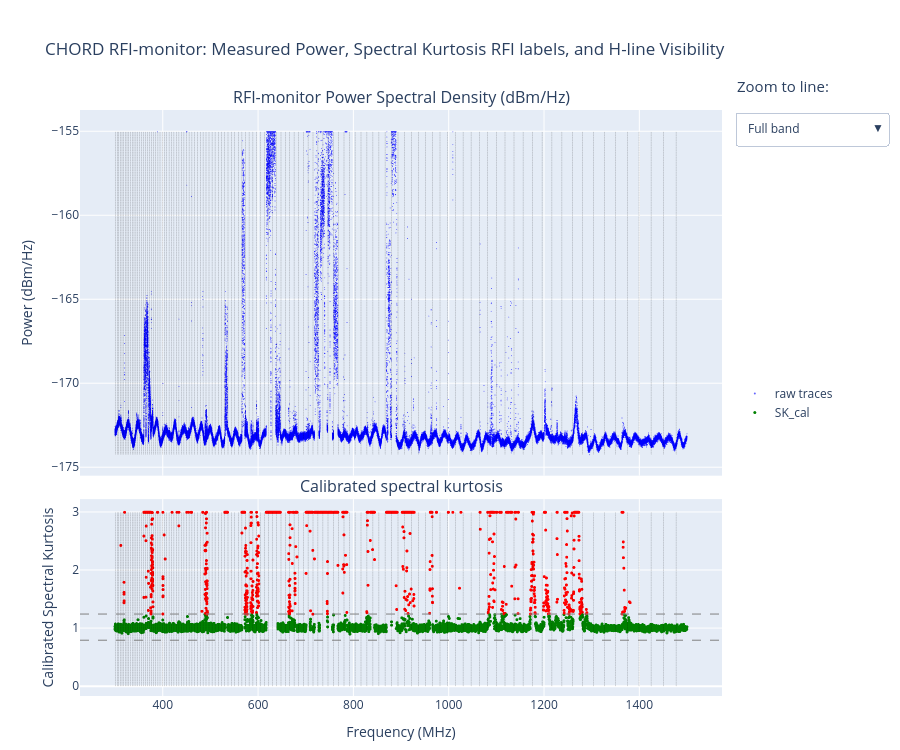

The code cell stored with this chart in its notebook:
### Code cell
import numpy as np

import plotly.graph_objects as go
from plotly.subplots import make_subplots

freq = traces["Frequency (MHz)"].to_numpy()
trace_cols = [c for c in traces.columns if c.startswith("trace_")]
SK = np.clip(traces["SK_cal"], 0, 3)

is_clean = traces["combined_clean"] == 1
# Per-point "clean"/"RFI" label, fed to hovertemplate via customdata.
status = np.where(is_clean, "clean", "RFI")

# Two stacked panes that share the x-axis: zoom/pan on either one drives both.
fig = make_subplots(
    rows=2, cols=1,
    shared_xaxes=True,          # linked frequency axis -> synchronised zoom
    vertical_spacing=0.04,
    row_heights=[0.65, 0.35],
    subplot_titles=("RFI-monitor Power Spectral Density (dBm/Hz)", "Calibrated spectral kurtosis"),
)

# --- top pane: all raw traces in ONE trace (NaN-separated) for speed ---
# 10 separate traces -> 1: far less per-trace overhead in WebGL.
raw = np.clip(traces[trace_cols].to_numpy(), None, -155)   # (N, 10), peaks clipped
nan = np.array([np.nan])
sep_obj = np.array([""], dtype=object)
xs = np.concatenate([np.concatenate([freq, nan]) for _ in trace_cols])
ys = np.concatenate([np.concatenate([raw[:, j], nan]) for j in range(len(trace_cols))])
cd = np.concatenate([np.concatenate([status, sep_obj]) for _ in trace_cols])

fig.add_trace(
    go.Scattergl(
        x=xs, y=ys, mode="markers", name="raw traces",
        marker=dict(size=1, color="blue"), opacity=0.6,
        customdata=cd,
        hovertemplate="Frequency: %{x:.3f} MHz<br>"
                      "Power: %{y:.2f} dBm/Hz<br>"
                      "Status: %{customdata}<extra></extra>",
    ),
    row=1, col=1,
)

# --- bottom pane: calibrated SK in ONE trace, coloured per-point ---
# marker.color takes a per-point array; customdata packs [true SK, status label]
# (object dtype keeps SK numeric so %{...:.3f} formats and the label stays text).
sk_colors = np.where(is_clean, "green", "red")
sk_customdata = np.empty((len(traces), 2), dtype=object)
sk_customdata[:, 0] = traces["SK_cal"].to_numpy()   # unclipped SK value
sk_customdata[:, 1] = status                        # "clean" / "RFI"

fig.add_trace(
    go.Scattergl(
        x=freq, y=SK, mode="markers", name="SK_cal",
        marker=dict(size=3, color=sk_colors),
        customdata=sk_customdata,
        hovertemplate="Frequency: %{x:.3f} MHz<br>"
                      "SK: %{customdata[0]:.3f}<br>"
                      "Status: %{customdata[1]}<extra></extra>",
    ),
    row=2, col=1,
)
fig.add_hline(y=rfi_params["rfi_thresholds"]["SK_low"], line=dict(color="gray", dash="dash", width=1), row=2, col=1)
fig.add_hline(y=rfi_params["rfi_thresholds"]["SK_high"], line=dict(color="gray", dash="dash", width=1), row=2, col=1)

# --- H-line markers as ONE line trace per pane (NaN-separated), not 232 shapes ---
# Layout shapes re-render on every zoom/pan; trace data lives in WebGL and doesn't.
hlf = h_lines["Frequency (MHz)"].to_numpy()
top_lo, top_hi = np.nanmin(raw), -155         # y-extent of the raw pane
vx = np.repeat(hlf, 3)
vline_kw = dict(mode="lines", line=dict(color="black", dash="dash", width=0.5),
                opacity=0.3, hoverinfo="skip", showlegend=False, name="H lines")
fig.add_trace(go.Scattergl(x=vx, y=np.tile([top_lo, top_hi, np.nan], len(hlf)), **vline_kw),
              row=1, col=1)
fig.add_trace(go.Scattergl(x=vx, y=np.tile([0, 3, np.nan], len(hlf)), **vline_kw),
              row=2, col=1)

fig.update_yaxes(title_text="Power (dBm/Hz)", row=1, col=1)
fig.update_yaxes(title_text="Calibrated Spectral Kurtosis", row=2, col=1)
fig.update_xaxes(title_text="Frequency (MHz)", row=2, col=1)

# --- dropdown: pick an H line and zoom the shared x-axis to it ---
WINDOW_MHZ = 2.0   # half-width of the zoom window around the selected line
hl = h_lines.sort_values("Frequency (MHz)", ascending=False)

def zoom_args(lo, hi):
    # both x-axes are shared, but set each so the relayout is unambiguous
    return [{"xaxis.range": [lo, hi], "xaxis2.range": [lo, hi]}]

band_lo = rfi_params["band"]["chord_min_mhz"]
band_hi = rfi_params["band"]["chord_max_mhz"]
buttons = [dict(label="Full band", method="relayout",
                args=zoom_args(band_lo, band_hi))]
for _, r in hl.iterrows():
    f0 = r["Frequency (MHz)"]
    line_status = "clean" if r["clean"] else "RFI"
    buttons.append(dict(
        label=f'{f0:.2f} MHz ({line_status})',
        method="relayout",
        args=zoom_args(f0 - WINDOW_MHZ, f0 + WINDOW_MHZ),
    ))

fig.update_layout(
    height=750,
    title="CHORD RFI-monitor: Measured Power, Spectral Kurtosis RFI labels, and H-line Visibility",
    hovermode="x unified",
    legend=dict(orientation="v", x=1.02, xanchor="left", y=0.5),
    margin=dict(t=110, b=50, r=140),
    updatemenus=[dict(
        buttons=buttons,
        direction="down",
        showactive=True,
        x=1.02, xanchor="left", y=1.0, yanchor="top",
        pad=dict(t=2, b=2),
    )],
    annotations=list(fig.layout.annotations) + [dict(
        text="Zoom to line:", x=1.02, xref="paper", xanchor="left",
        y=1.02, yref="paper", yanchor="bottom", showarrow=False,
        font=dict(size=15),
    )],
)

# Drag = box-zoom (both panes zoom together on x). Use the modebar for pan,
# double-click to reset, or pick a line from the dropdown to zoom to it.
fig.show()

### Figure 1 — Plotly figure (JSON) as saved in the notebook; plotly's stock layout.template omitted (floating-point values rounded to 4 significant figures; data arrays with more than 128 entries replaced by an {"elided": "..."} marker saying what was removed)
{"data": [{"customdata": {"elided": "96520 str values"}, "hovertemplate": "Frequency: %{x:.3f} MHz<br>Power: %{y:.2f} dBm/Hz<br>Status: %{customdata}<extra></extra>", "marker": {"color": "blue", "size": 1}, "mode": "markers", "name": "raw traces", "opacity": 0.6, "type": "scattergl", "x": {"elided": "96520 float values"}, "xaxis": "x", "y": {"elided": "96520 float values"}, "yaxis": "y"}, {"customdata": {"elided": "9651x2 mixed values"}, "hovertemplate": "Frequency: %{x:.3f} MHz<br>SK: %{customdata[0]:.3f}<br>Status: %{customdata[1]}<extra></extra>", "marker": {"color": {"elided": "9651 str values"}, "size": 3}, "mode": "markers", "name": "SK_cal", "type": "scattergl", "x": {"elided": "9651 float values"}, "xaxis": "x2", "y": {"elided": "9651 float values"}, "yaxis": "y2"}, {"hoverinfo": "skip", "line": {"color": "black", "dash": "dash", "width": 0.5}, "mode": "lines", "name": "H lines", "opacity": 0.3, "showlegend": false, "type": "scattergl", "x": {"elided": "348 float values"}, "xaxis": "x", "y": {"elided": "348 float values"}, "yaxis": "y"}, {"hoverinfo": "skip", "line": {"color": "black", "dash": "dash", "width": 0.5}, "mode": "lines", "name": "H lines", "opacity": 0.3, "showlegend": false, "type": "scattergl", "x": {"elided": "348 float values"}, "xaxis": "x2", "y": {"elided": "348 float values"}, "yaxis": "y2"}], "layout": {"annotations": [{"font": {"size": 16}, "showarrow": false, "text": "RFI-monitor Power Spectral Density (dBm/Hz)", "x": 0.5, "xanchor": "center", "xref": "paper", "y": 1, "yanchor": "bottom", "yref": "paper"}, {"font": {"size": 16}, "showarrow": false, "text": "Calibrated spectral kurtosis", "x": 0.5, "xanchor": "center", "xref": "paper", "y": 0.336, "yanchor": "bottom", "yref": "paper"}, {"font": {"size": 15}, "showarrow": false, "text": "Zoom to line:", "x": 1.02, "xanchor": "left", "xref": "paper", "y": 1.02, "yanchor": "bottom", "yref": "paper"}], "height": 750, "hovermode": "x unified", "legend": {"orientation": "v", "x": 1.02, "xanchor": "left", "y": 0.5}, "margin": {"b": 50, "r": 140, "t": 110}, "shapes": [{"line": {"color": "gray", "dash": "dash", "width": 1}, "type": "line", "x0": 0, "x1": 1, "xref": "x2 domain", "y0": 0.7913, "y1": 0.7913, "yref": "y2"}, {"line": {"color": "gray", "dash": "dash", "width": 1}, "type": "line", "x0": 0, "x1": 1, "xref": "x2 domain", "y0": 1.242, "y1": 1.242, "yref": "y2"}], "title": {"text": "CHORD RFI-monitor: Measured Power, Spectral Kurtosis RFI labels, and H-line Visibility"}, "updatemenus": [{"buttons": [{"args": [{"xaxis.range": [300, 1500], "xaxis2.range": [300, 1500]}], "label": "Full band", "method": "relayout"}, {"args": [{"xaxis.range": [1475.0, 1479.0], "xaxis2.range": [1475.0, 1479.0]}], "label": "1477.34 MHz (clean)", "method": "relayout"}, {"args": [{"xaxis.range": [1449.0, 1453.0], "xaxis2.range": [1449.0, 1453.0]}], "label": "1450.72 MHz (clean)", "method": "relayout"}, {"args": [{"xaxis.range": [1423.0, 1427.0], "xaxis2.range": [1423.0, 1427.0]}], "label": "1424.73 MHz (clean)", "method": "relayout"}, {"args": [{"xaxis.range": [1397.0, 1401.0], "xaxis2.range": [1397.0, 1401.0]}], "label": "1399.37 MHz (clean)", "method": "relayout"}, {"args": [{"xaxis.range": [1373.0, 1377.0], "xaxis2.range": [1373.0, 1377.0]}], "label": "1374.60 MHz (clean)", "method": "relayout"}, {"args": [{"xaxis.range": [1348.0, 1352.0], "xaxis2.range": [1348.0, 1352.0]}], "label": "1350.41 MHz (clean)", "method": "relayout"}, {"args": [{"xaxis.range": [1325.0, 1329.0], "xaxis2.range": [1325.0, 1329.0]}], "label": "1326.79 MHz (clean)", "method": "relayout"}, {"args": [{"xaxis.range": [1302.0, 1306.0], "xaxis2.range": [1302.0, 1306.0]}], "label": "1303.72 MHz (clean)", "method": "relayout"}, {"args": [{"xaxis.range": [1279.0, 1283.0], "xaxis2.range": [1279.0, 1283.0]}], "label": "1281.18 MHz (RFI)", "method": "relayout"}, {"args": [{"xaxis.range": [1257.0, 1261.0], "xaxis2.range": [1257.0, 1261.0]}], "label": "1259.15 MHz (RFI)", "method": "relayout"}, {"args": [{"xaxis.range": [1236.0, 1240.0], "xaxis2.range": [1236.0, 1240.0]}], "label": "1237.63 MHz (clean)", "method": "relayout"}, {"args": [{"xaxis.range": [1215.0, 1219.0], "xaxis2.range": [1215.0, 1219.0]}], "label": "1216.59 MHz (clean)", "method": "relayout"}, {"args": [{"xaxis.range": [1194.0, 1198.0], "xaxis2.range": [1194.0, 1198.0]}], "label": "1196.03 MHz (clean)", "method": "relayout"}, {"args": [{"xaxis.range": [1174.0, 1178.0], "xaxis2.range": [1174.0, 1178.0]}], "label": "1175.93 MHz (RFI)", "method": "relayout"}, {"args": [{"xaxis.range": [1154.0, 1158.0], "xaxis2.range": [1154.0, 1158.0]}], "label": "1156.27 MHz (clean)", "method": "relayout"}, {"args": [{"xaxis.range": [1135.0, 1139.0], "xaxis2.range": [1135.0, 1139.0]}], "label": "1137.06 MHz (clean)", "method": "relayout"}, {"args": [{"xaxis.range": [1116.0, 1120.0], "xaxis2.range": [1116.0, 1120.0]}], "label": "1118.26 MHz (RFI)", "method": "relayout"}, {"args": [{"xaxis.range": [1098.0, 1102.0], "xaxis2.range": [1098.0, 1102.0]}], "label": "1099.88 MHz (clean)", "method": "relayout"}, {"args": [{"xaxis.range": [1080.0, 1084.0], "xaxis2.range": [1080.0, 1084.0]}], "label": "1081.90 MHz (RFI)", "method": "relayout"}, {"args": [{"xaxis.range": [1062.0, 1066.0], "xaxis2.range": [1062.0, 1066.0]}], "label": "1064.31 MHz (clean)", "method": "relayout"}, {"args": [{"xaxis.range": [1045.0, 1049.0], "xaxis2.range": [1045.0, 1049.0]}], "label": "1047.09 MHz (clean)", "method": "relayout"}, {"args": [{"xaxis.range": [1028.0, 1032.0], "xaxis2.range": [1028.0, 1032.0]}], "label": "1030.25 MHz (clean)", "method": "relayout"}, {"args": [{"xaxis.range": [1012.0, 1016.0], "xaxis2.range": [1012.0, 1016.0]}], "label": "1013.77 MHz (clean)", "method": "relayout"}, {"args": [{"xaxis.range": [995.6, 999.6], "xaxis2.range": [995.6, 999.6]}], "label": "997.63 MHz (clean)", "method": "relayout"}, {"args": [{"xaxis.range": [979.8, 983.8], "xaxis2.range": [979.8, 983.8]}], "label": "981.84 MHz (clean)", "method": "relayout"}, {"args": [{"xaxis.range": [964.4, 968.4], "xaxis2.range": [964.4, 968.4]}], "label": "966.38 MHz (RFI)", "method": "relayout"}, {"args": [{"xaxis.range": [949.2, 953.2], "xaxis2.range": [949.2, 953.2]}], "label": "951.24 MHz (clean)", "method": "relayout"}, {"args": [{"xaxis.range": [934.4, 938.4], "xaxis2.range": [934.4, 938.4]}], "label": "936.41 MHz (clean)", "method": "relayout"}, {"args": [{"xaxis.range": [919.9, 923.9], "xaxis2.range": [919.9, 923.9]}], "label": "921.90 MHz (RFI)", "method": "relayout"}, {"args": [{"xaxis.range": [905.7, 909.7], "xaxis2.range": [905.7, 909.7]}], "label": "907.68 MHz (RFI)", "method": "relayout"}, {"args": [{"xaxis.range": [891.7, 895.7], "xaxis2.range": [891.7, 895.7]}], "label": "893.75 MHz (clean)", "method": "relayout"}, {"args": [{"xaxis.range": [878.1, 882.1], "xaxis2.range": [878.1, 882.1]}], "label": "880.10 MHz (RFI)", "method": "relayout"}, {"args": [{"xaxis.range": [864.7, 868.7], "xaxis2.range": [864.7, 868.7]}], "label": "866.74 MHz (clean)", "method": "relayout"}, {"args": [{"xaxis.range": [851.6, 855.6], "xaxis2.range": [851.6, 855.6]}], "label": "853.64 MHz (clean)", "method": "relayout"}, {"args": [{"xaxis.range": [838.8, 842.8], "xaxis2.range": [838.8, 842.8]}], "label": "840.80 MHz (RFI)", "method": "relayout"}, {"args": [{"xaxis.range": [826.2, 830.2], "xaxis2.range": [826.2, 830.2]}], "label": "828.22 MHz (RFI)", "method": "relayout"}, {"args": [{"xaxis.range": [813.9, 817.9], "xaxis2.range": [813.9, 817.9]}], "label": "815.89 MHz (clean)", "method": "relayout"}, {"args": [{"xaxis.range": [801.8, 805.8], "xaxis2.range": [801.8, 805.8]}], "label": "803.80 MHz (clean)", "method": "relayout"}, {"args": [{"xaxis.range": [790.0, 794.0], "xaxis2.range": [790.0, 794.0]}], "label": "791.95 MHz (clean)", "method": "relayout"}, {"args": [{"xaxis.range": [778.3, 782.3], "xaxis2.range": [778.3, 782.3]}], "label": "780.33 MHz (RFI)", "method": "relayout"}, {"args": [{"xaxis.range": [766.9, 770.9], "xaxis2.range": [766.9, 770.9]}], "label": "768.94 MHz (clean)", "method": "relayout"}, {"args": [{"xaxis.range": [755.8, 759.8], "xaxis2.range": [755.8, 759.8]}], "label": "757.77 MHz (clean)", "method": "relayout"}, {"args": [{"xaxis.range": [744.8, 748.8], "xaxis2.range": [744.8, 748.8]}], "label": "746.82 MHz (RFI)", "method": "relayout"}, {"args": [{"xaxis.range": [734.1, 738.1], "xaxis2.range": [734.1, 738.1]}], "label": "736.07 MHz (RFI)", "method": "relayout"}, {"args": [{"xaxis.range": [723.5, 727.5], "xaxis2.range": [723.5, 727.5]}], "label": "725.53 MHz (RFI)", "method": "relayout"}, {"args": [{"xaxis.range": [713.2, 717.2], "xaxis2.range": [713.2, 717.2]}], "label": "715.19 MHz (RFI)", "method": "relayout"}, {"args": [{"xaxis.range": [703.0, 707.0], "xaxis2.range": [703.0, 707.0]}], "label": "705.05 MHz (RFI)", "method": "relayout"}, {"args": [{"xaxis.range": [693.1, 697.1], "xaxis2.range": [693.1, 697.1]}], "label": "695.09 MHz (clean)", "method": "relayout"}, {"args": [{"xaxis.range": [683.3, 687.3], "xaxis2.range": [683.3, 687.3]}], "label": "685.33 MHz (clean)", "method": "relayout"}, {"args": [{"xaxis.range": [673.7, 677.7], "xaxis2.range": [673.7, 677.7]}], "label": "675.74 MHz (clean)", "method": "relayout"}, {"args": [{"xaxis.range": [664.3, 668.3], "xaxis2.range": [664.3, 668.3]}], "label": "666.33 MHz (RFI)", "method": "relayout"}, {"args": [{"xaxis.range": [655.1, 659.1], "xaxis2.range": [655.1, 659.1]}], "label": "657.10 MHz (clean)", "method": "relayout"}, {"args": [{"xaxis.range": [646.0, 650.0], "xaxis2.range": [646.0, 650.0]}], "label": "648.04 MHz (clean)", "method": "relayout"}, {"args": [{"xaxis.range": [637.1, 641.1], "xaxis2.range": [637.1, 641.1]}], "label": "639.14 MHz (RFI)", "method": "relayout"}, {"args": [{"xaxis.range": [628.4, 632.4], "xaxis2.range": [628.4, 632.4]}], "label": "630.40 MHz (RFI)", "method": "relayout"}, {"args": [{"xaxis.range": [619.8, 623.8], "xaxis2.range": [619.8, 623.8]}], "label": "621.83 MHz (RFI)", "method": "relayout"}, {"args": [{"xaxis.range": [611.4, 615.4], "xaxis2.range": [611.4, 615.4]}], "label": "613.41 MHz (clean)", "method": "relayout"}, {"args": [{"xaxis.range": [603.1, 607.1], "xaxis2.range": [603.1, 607.1]}], "label": "605.13 MHz (clean)", "method": "relayout"}, {"args": [{"xaxis.range": [595.0, 599.0], "xaxis2.range": [595.0, 599.0]}], "label": "597.01 MHz (RFI)", "method": "relayout"}, {"args": [{"xaxis.range": [587.0, 591.0], "xaxis2.range": [587.0, 591.0]}], "label": "589.03 MHz (RFI)", "method": "relayout"}, {"args": [{"xaxis.range": [579.2, 583.2], "xaxis2.range": [579.2, 583.2]}], "label": "581.20 MHz (clean)", "method": "relayout"}, {"args": [{"xaxis.range": [571.5, 575.5], "xaxis2.range": [571.5, 575.5]}], "label": "573.50 MHz (RFI)", "method": "relayout"}, {"args": [{"xaxis.range": [563.9, 567.9], "xaxis2.range": [563.9, 567.9]}], "label": "565.94 MHz (RFI)", "method": "relayout"}, {"args": [{"xaxis.range": [556.5, 560.5], "xaxis2.range": [556.5, 560.5]}], "label": "558.51 MHz (clean)", "method": "relayout"}, {"args": [{"xaxis.range": [549.2, 553.2], "xaxis2.range": [549.2, 553.2]}], "label": "551.21 MHz (clean)", "method": "relayout"}, {"args": [{"xaxis.range": [542.0, 546.0], "xaxis2.range": [542.0, 546.0]}], "label": "544.03 MHz (clean)", "method": "relayout"}, {"args": [{"xaxis.range": [535.0, 539.0], "xaxis2.range": [535.0, 539.0]}], "label": "536.98 MHz (clean)", "method": "relayout"}, {"args": [{"xaxis.range": [528.1, 532.1], "xaxis2.range": [528.1, 532.1]}], "label": "530.05 MHz (RFI)", "method": "relayout"}, {"args": [{"xaxis.range": [521.2, 525.2], "xaxis2.range": [521.2, 525.2]}], "label": "523.24 MHz (clean)", "method": "relayout"}, {"args": [{"xaxis.range": [514.5, 518.5], "xaxis2.range": [514.5, 518.5]}], "label": "516.55 MHz (clean)", "method": "relayout"}, {"args": [{"xaxis.range": [508.0, 512.0], "xaxis2.range": [508.0, 512.0]}], "label": "509.97 MHz (clean)", "method": "relayout"}, {"args": [{"xaxis.range": [501.5, 505.5], "xaxis2.range": [501.5, 505.5]}], "label": "503.50 MHz (clean)", "method": "relayout"}, {"args": [{"xaxis.range": [495.1, 499.1], "xaxis2.range": [495.1, 499.1]}], "label": "497.14 MHz (clean)", "method": "relayout"}, {"args": [{"xaxis.range": [488.9, 492.9], "xaxis2.range": [488.9, 492.9]}], "label": "490.89 MHz (RFI)", "method": "relayout"}, {"args": [{"xaxis.range": [482.7, 486.7], "xaxis2.range": [482.7, 486.7]}], "label": "484.74 MHz (clean)", "method": "relayout"}, {"args": [{"xaxis.range": [476.7, 480.7], "xaxis2.range": [476.7, 480.7]}], "label": "478.69 MHz (clean)", "method": "relayout"}, {"args": [{"xaxis.range": [470.7, 474.7], "xaxis2.range": [470.7, 474.7]}], "label": "472.75 MHz (clean)", "method": "relayout"}, {"args": [{"xaxis.range": [464.9, 468.9], "xaxis2.range": [464.9, 468.9]}], "label": "466.90 MHz (clean)", "method": "relayout"}, {"args": [{"xaxis.range": [459.1, 463.1], "xaxis2.range": [459.1, 463.1]}], "label": "461.14 MHz (clean)", "method": "relayout"}, {"args": [{"xaxis.range": [453.5, 457.5], "xaxis2.range": [453.5, 457.5]}], "label": "455.49 MHz (clean)", "method": "relayout"}, {"args": [{"xaxis.range": [447.9, 451.9], "xaxis2.range": [447.9, 451.9]}], "label": "449.92 MHz (clean)", "method": "relayout"}, {"args": [{"xaxis.range": [442.4, 446.4], "xaxis2.range": [442.4, 446.4]}], "label": "444.44 MHz (clean)", "method": "relayout"}, {"args": [{"xaxis.range": [437.1, 441.1], "xaxis2.range": [437.1, 441.1]}], "label": "439.06 MHz (clean)", "method": "relayout"}, {"args": [{"xaxis.range": [431.8, 435.8], "xaxis2.range": [431.8, 435.8]}], "label": "433.76 MHz (RFI)", "method": "relayout"}, {"args": [{"xaxis.range": [426.5, 430.5], "xaxis2.range": [426.5, 430.5]}], "label": "428.54 MHz (RFI)", "method": "relayout"}, {"args": [{"xaxis.range": [421.4, 425.4], "xaxis2.range": [421.4, 425.4]}], "label": "423.41 MHz (clean)", "method": "relayout"}, {"args": [{"xaxis.range": [416.4, 420.4], "xaxis2.range": [416.4, 420.4]}], "label": "418.36 MHz (RFI)", "method": "relayout"}, {"args": [{"xaxis.range": [411.4, 415.4], "xaxis2.range": [411.4, 415.4]}], "label": "413.39 MHz (RFI)", "method": "relayout"}, {"args": [{"xaxis.range": [406.5, 410.5], "xaxis2.range": [406.5, 410.5]}], "label": "408.50 MHz (clean)", "method": "relayout"}, {"args": [{"xaxis.range": [401.7, 405.7], "xaxis2.range": [401.7, 405.7]}], "label": "403.68 MHz (clean)", "method": "relayout"}, {"args": [{"xaxis.range": [396.9, 400.9], "xaxis2.range": [396.9, 400.9]}], "label": "398.94 MHz (clean)", "method": "relayout"}, {"args": [{"xaxis.range": [392.3, 396.3], "xaxis2.range": [392.3, 396.3]}], "label": "394.27 MHz (clean)", "method": "relayout"}, {"args": [{"xaxis.range": [387.7, 391.7], "xaxis2.range": [387.7, 391.7]}], "label": "389.68 MHz (RFI)", "method": "relayout"}, {"args": [{"xaxis.range": [383.2, 387.2], "xaxis2.range": [383.2, 387.2]}], "label": "385.16 MHz (clean)", "method": "relayout"}, {"args": [{"xaxis.range": [378.7, 382.7], "xaxis2.range": [378.7, 382.7]}], "label": "380.71 MHz (clean)", "method": "relayout"}, {"args": [{"xaxis.range": [374.3, 378.3], "xaxis2.range": [374.3, 378.3]}], "label": "376.32 MHz (RFI)", "method": "relayout"}, {"args": [{"xaxis.range": [370.0, 374.0], "xaxis2.range": [370.0, 374.0]}], "label": "372.00 MHz (RFI)", "method": "relayout"}, {"args": [{"xaxis.range": [365.8, 369.8], "xaxis2.range": [365.8, 369.8]}], "label": "367.75 MHz (RFI)", "method": "relayout"}, {"args": [{"xaxis.range": [361.6, 365.6], "xaxis2.range": [361.6, 365.6]}], "label": "363.57 MHz (RFI)", "method": "relayout"}, {"args": [{"xaxis.range": [357.4, 361.4], "xaxis2.range": [357.4, 361.4]}], "label": "359.44 MHz (clean)", "method": "relayout"}, {"args": [{"xaxis.range": [353.4, 357.4], "xaxis2.range": [353.4, 357.4]}], "label": "355.38 MHz (clean)", "method": "relayout"}, {"args": [{"xaxis.range": [349.4, 353.4], "xaxis2.range": [349.4, 353.4]}], "label": "351.38 MHz (clean)", "method": "relayout"}, {"args": [{"xaxis.range": [345.4, 349.4], "xaxis2.range": [345.4, 349.4]}], "label": "347.44 MHz (clean)", "method": "relayout"}, {"args": [{"xaxis.range": [341.6, 345.6], "xaxis2.range": [341.6, 345.6]}], "label": "343.56 MHz (clean)", "method": "relayout"}, {"args": [{"xaxis.range": [337.7, 341.7], "xaxis2.range": [337.7, 341.7]}], "label": "339.73 MHz (clean)", "method": "relayout"}, {"args": [{"xaxis.range": [334.0, 338.0], "xaxis2.range": [334.0, 338.0]}], "label": "335.97 MHz (RFI)", "method": "relayout"}, {"args": [{"xaxis.range": [330.3, 334.3], "xaxis2.range": [330.3, 334.3]}], "label": "332.25 MHz (clean)", "method": "relayout"}, {"args": [{"xaxis.range": [326.6, 330.6], "xaxis2.range": [326.6, 330.6]}], "label": "328.60 MHz (clean)", "method": "relayout"}, {"args": [{"xaxis.range": [323.0, 327.0], "xaxis2.range": [323.0, 327.0]}], "label": "324.99 MHz (clean)", "method": "relayout"}, {"args": [{"xaxis.range": [319.4, 323.4], "xaxis2.range": [319.4, 323.4]}], "label": "321.44 MHz (clean)", "method": "relayout"}, {"args": [{"xaxis.range": [315.9, 319.9], "xaxis2.range": [315.9, 319.9]}], "label": "317.94 MHz (clean)", "method": "relayout"}, {"args": [{"xaxis.range": [312.5, 316.5], "xaxis2.range": [312.5, 316.5]}], "label": "314.49 MHz (clean)", "method": "relayout"}, {"args": [{"xaxis.range": [309.1, 313.1], "xaxis2.range": [309.1, 313.1]}], "label": "311.09 MHz (clean)", "method": "relayout"}, {"args": [{"xaxis.range": [305.7, 309.7], "xaxis2.range": [305.7, 309.7]}], "label": "307.74 MHz (clean)", "method": "relayout"}, {"args": [{"xaxis.range": [302.4, 306.4], "xaxis2.range": [302.4, 306.4]}], "label": "304.44 MHz (clean)", "method": "relayout"}, {"args": [{"xaxis.range": [299.2, 303.2], "xaxis2.range": [299.2, 303.2]}], "label": "301.18 MHz (clean)", "method": "relayout"}], "direction": "down", "pad": {"b": 2, "t": 2}, "showactive": true, "x": 1.02, "xanchor": "left", "y": 1, "yanchor": "top"}], "xaxis": {"anchor": "y", "domain": [0, 1], "matches": "x2", "showticklabels": false}, "xaxis2": {"anchor": "y2", "domain": [0, 1], "title": {"text": "Frequency (MHz)"}}, "yaxis": {"anchor": "x", "domain": [0.376, 1], "title": {"text": "Power (dBm/Hz)"}}, "yaxis2": {"anchor": "x2", "domain": [0, 0.336], "title": {"text": "Calibrated Spectral Kurtosis"}}}}
